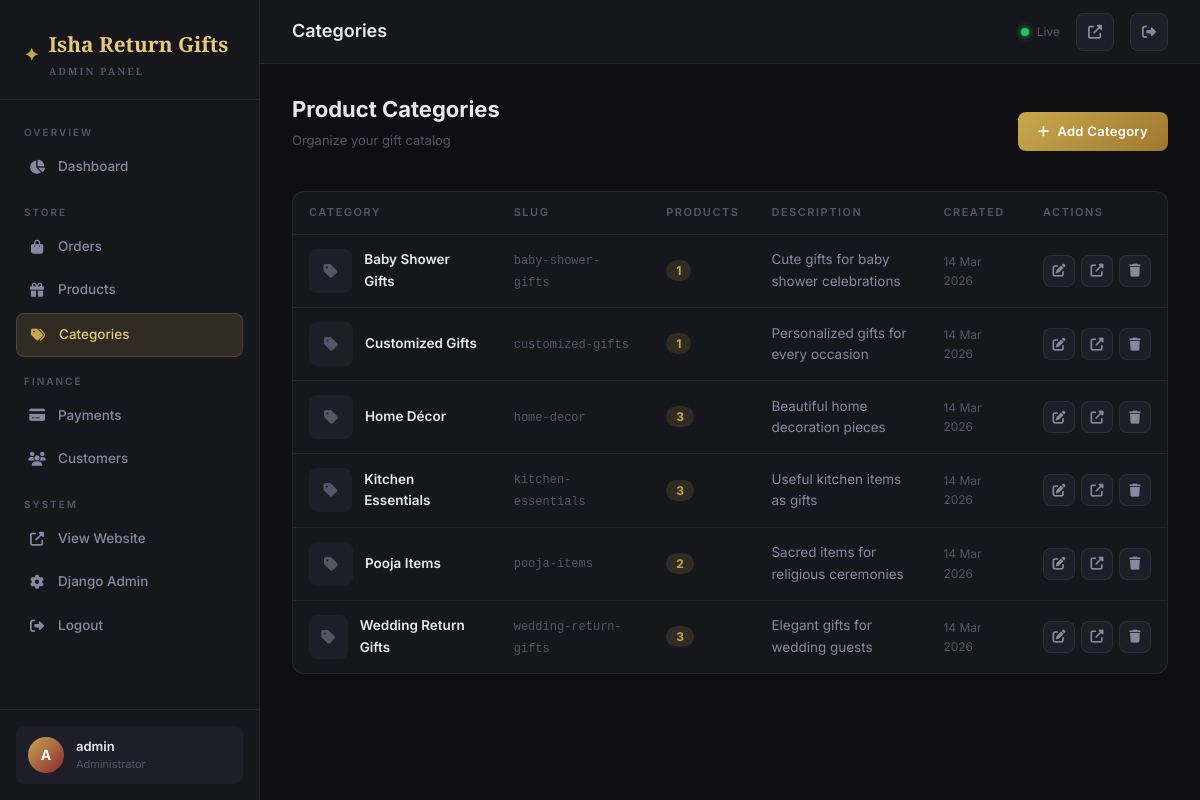
Screenshot of /dashboard/categories/ (signed in) with the database file from the repository.
### products/models.py (models this page shows, shortened)
class Category(models.Model):
    name = models.CharField(max_length=200)
    slug = models.SlugField(unique=True)
    image = models.ImageField(upload_to='categories/', blank=True, null=True)
    description = models.TextField(blank=True)
    created_at = models.DateTimeField(auto_now_add=True)
    class Meta:
        verbose_name_plural = 'Categories'
        ordering = ['name']

### dashboard/views.py (the view)
# urls.py: path('categories/', views.category_list, name='dashboard_categories'),
@login_required(login_url='/dashboard/login/')
@user_passes_test(is_admin, login_url='/dashboard/login/')
def category_list(request):
    categories = Category.objects.annotate(product_count=Count('products'))
    return render(request, 'dashboard/categories.html', {'categories': categories})

### dashboard/views.py (called while the page is built)
def is_admin(user):
    return user.is_authenticated and user.is_staff

### products/context_processors.py (called while the page is built)
def cart_count(request):
    count = 0
    if request.session.session_key:
        try:
            cart = Cart.objects.get(session_key=request.session.session_key)
            count = cart.get_item_count()
        except Cart.DoesNotExist:
            pass
    return {'cart_count': count}

### templates/dashboard/categories.html (shortened to what this page needs)
{% extends 'dashboard/base.html' %}
{% block nav_categories %}active{% endblock %}
{% block page_title %}Categories{% endblock %}
{% block content %}
<div class="section-header">
    <div class="section-title-group">
        <h2>Product Categories</h2>
        <p>Organize your gift catalog</p>
    </div>
    <a href="{% url 'dashboard_category_add' %}" class="btn-gold"><i class="fas fa-plus"></i> Add Category</a>
</div>
<div class="dash-card">
    <div style="overflow-x:auto;">
        <table class="dash-table">
            <thead>
                <tr>
                    <th>Category</th>
                    <th>Slug</th>
                    <th>Products</th>
                    <th>Description</th>
                    <th>Created</th>
                    <th>Actions</th>
                </tr>
            </thead>
            <tbody>
                {% for cat in categories %}
                <tr>
                    <td>
                        <div style="display:flex;align-items:center;gap:12px;">
                            {% if cat.image %}
                            <img src="{{ cat.image.url }}" class="product-thumb">
                            {% else %}
                            <div class="product-thumb-placeholder"><i class="fas fa-tag"></i></div>
                            {% endif %}
                            <span style="font-weight:600;">{{ cat.name }}</span>
                        </div>
                    </td>
                    <td><span style="font-family:monospace;font-size:12px;color:var(--text-muted);">{{ cat.slug }}</span></td>
                    <td>
                        <span style="background:var(--gold-dim);color:var(--gold);font-weight:700;padding:3px 10px;border-radius:12px;font-size:12px;">
                            {{ cat.product_count }}
                        </span>
                    </td>
                    <td style="color:var(--text-dim);max-width:200px;">{{ cat.description|truncatechars:50 }}</td>
                    <td style="color:var(--text-muted);font-size:12px;">{{ cat.created_at|date:"d M Y" }}</td>
                    <td>
                        <div style="display:flex;gap:6px;">
                            <a href="{% url 'dashboard_category_edit' cat.id %}" class="btn-icon" title="Edit"><i class="fas fa-edit"></i></a>
                            <a href="{% url 'product_list' %}?category={{ cat.slug }}" class="btn-icon" title="View Products" target="_blank"><i class="fas fa-external-link-alt"></i></a>
                            <a href="{% url 'dashboard_category_delete' cat.id %}" class="btn-icon danger" title="Delete"><i class="fas fa-trash"></i></a>
                        </div>
                    </td>
                </tr>
                {% empty %}
                <tr><td colspan="6"><div class="empty-state"><i class="fas fa-tags"></i><p>No categories yet.</p></div></td></tr>
                {% endfor %}
            </tbody>
        </table>
    </div>
</div>
{% endblock %}

### templates/dashboard/base.html (shortened to what this page needs)
{% load static %}
<!DOCTYPE html>
<html lang="en">
<head>
    <link rel="stylesheet" href="https://cdnjs.cloudflare.com/ajax/libs/font-awesome/6.5.0/css/all.min.css">
    <link rel="stylesheet" href="https://cdn.jsdelivr.net/npm/bootstrap@5.3.2/dist/css/bootstrap.min.css">
</head>
<body>
<aside class="sidebar" id="sidebar">
    <div class="sidebar-brand">
        <div class="brand-logo">
            <span class="icon">✦</span>
            <div>
                <div>Isha Return Gifts</div>
                <div class="brand-sub">Admin Panel</div>
            </div>
        </div>
    </div>
    <nav class="sidebar-nav">
        <div class="nav-section">
            <div class="nav-section-label">Overview</div>
            <a href="{% url 'dashboard_home' %}" class="nav-item {% block nav_home %}{% endblock %}">
                <i class="fas fa-chart-pie"></i> Dashboard
            </a>
        </div>
        <div class="nav-section">
            <div class="nav-section-label">Store</div>
            <a href="{% url 'dashboard_orders' %}" class="nav-item {% block nav_orders %}{% endblock %}">
                <i class="fas fa-shopping-bag"></i> Orders
            </a>
            <a href="{% url 'dashboard_products' %}" class="nav-item {% block nav_products %}{% endblock %}">
                <i class="fas fa-gift"></i> Products
            </a>
            <a href="{% url 'dashboard_categories' %}" class="nav-item {% block nav_categories %}{% endblock %}">
                <i class="fas fa-tags"></i> Categories
            </a>
        </div>
        <div class="nav-section">
            <div class="nav-section-label">Finance</div>
            <a href="{% url 'dashboard_payments' %}" class="nav-item {% block nav_payments %}{% endblock %}">
                <i class="fas fa-credit-card"></i> Payments
            </a>
            <a href="{% url 'dashboard_customers' %}" class="nav-item {% block nav_customers %}{% endblock %}">
                <i class="fas fa-users"></i> Customers
            </a>
        </div>
        <div class="nav-section">
            <div class="nav-section-label">System</div>
            <a href="{% url 'home' %}" class="nav-item" target="_blank">
                <i class="fas fa-external-link-alt"></i> View Website
            </a>
            <a href="/admin/" class="nav-item" target="_blank">
                <i class="fas fa-cog"></i> Django Admin
            </a>
            <a href="{% url 'dashboard_logout' %}" class="nav-item">
                <i class="fas fa-sign-out-alt"></i> Logout
            </a>
        </div>
    </nav>
    <div class="sidebar-footer">
        <div class="admin-profile">
            <div class="admin-avatar">{{ request.user.username|first|upper }}</div>
            <div>
                <div class="admin-name">{{ request.user.get_full_name|default:request.user.username }}</div>
                <div class="admin-role">Administrator</div>
            </div>
        </div>
    </div>
</aside>
<div class="main-content">
    <header class="topbar">
        <div style="display:flex;align-items:center;gap:16px;">
            <div class="topbar-title">
                {% block page_title %}Dashboard{% endblock %}
            </div>
        </div>
        <div class="topbar-right">
            <div class="live-dot">Live</div>
            <a href="{% url 'home' %}" class="topbar-btn" title="View Website" target="_blank">
                <i class="fas fa-external-link-alt"></i>
            </a>
            <a href="{% url 'dashboard_logout' %}" class="topbar-btn" title="Logout">
                <i class="fas fa-sign-out-alt"></i>
            </a>
        </div>
    </header>
    <main class="page-content">
        {% block content %}{% endblock %}
    </main>
</div>
</body>
</html>

### rows the page displays
Category: name "Baby Shower Gifts", slug "baby-shower-gifts", product_count "1", description "Cute gifts for baby shower celebrations", created_at "14 Mar 2026"
Category: name "Customized Gifts", slug "customized-gifts", product_count "1", description "Personalized gifts for every occasion", created_at "14 Mar 2026"
Category: name "Home Décor", slug "home-decor", product_count "3", description "Beautiful home decoration pieces", created_at "14 Mar 2026"
Category: name "Kitchen Essentials", slug "kitchen-essentials", product_count "3", description "Useful kitchen items as gifts", created_at "14 Mar 2026"
Category: name "Pooja Items", slug "pooja-items", product_count "2", description "Sacred items for religious ceremonies", created_at "14 Mar 2026"
Category: name "Wedding Return Gifts", slug "wedding-return-gifts", product_count "3", description "Elegant gifts for wedding guests", created_at "14 Mar 2026"

### other values shown
{{ request.user.username|first|upper }} "A"
{{ request.user.get_full_name|default:request.user.username }} "admin"
